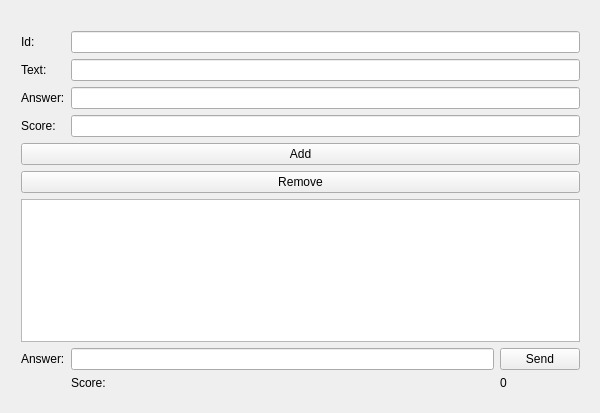
<?xml version="1.0" encoding="UTF-8"?>
<ui version="4.0">
 <class>GUIClass</class>
 <widget class="QWidget" name="GUIClass">
  <property name="geometry">
   <rect>
    <x>0</x>
    <y>0</y>
    <width>600</width>
    <height>413</height>
   </rect>
  </property>
  <property name="windowTitle">
   <string>GUI</string>
  </property>
  <widget class="QWidget" name="verticalLayoutWidget">
   <property name="geometry">
    <rect>
     <x>10</x>
     <y>20</y>
     <width>581</width>
     <height>381</height>
    </rect>
   </property>
   <layout class="QVBoxLayout" name="verticalLayout">
    <item>
     <layout class="QGridLayout" name="gridLayout_3">
      <item row="2" column="1">
       <widget class="QLineEdit" name="questionAnswer"/>
      </item>
      <item row="1" column="0">
       <widget class="QLabel" name="label_5">
        <property name="text">
         <string>Text:</string>
        </property>
       </widget>
      </item>
      <item row="2" column="0">
       <widget class="QLabel" name="label_4">
        <property name="text">
         <string>Answer:</string>
        </property>
       </widget>
      </item>
      <item row="1" column="1">
       <widget class="QLineEdit" name="questionText"/>
      </item>
      <item row="3" column="0">
       <widget class="QLabel" name="label_3">
        <property name="text">
         <string>Score:</string>
        </property>
       </widget>
      </item>
      <item row="0" column="0">
       <widget class="QLabel" name="label_6">
        <property name="text">
         <string>Id:</string>
        </property>
       </widget>
      </item>
      <item row="3" column="1">
       <widget class="QLineEdit" name="QuestionScore"/>
      </item>
      <item row="0" column="1">
       <widget class="QLineEdit" name="questionId"/>
      </item>
     </layout>
    </item>
    <item>
     <widget class="QPushButton" name="addQuestionButton">
      <property name="text">
       <string>Add</string>
      </property>
     </widget>
    </item>
    <item>
     <widget class="QPushButton" name="removeQuestionButton">
      <property name="text">
       <string>Remove</string>
      </property>
     </widget>
    </item>
    <item>
     <widget class="QListWidget" name="listQuestions"/>
    </item>
    <item>
     <layout class="QGridLayout" name="gridLayout">
      <item row="2" column="1">
       <widget class="QLabel" name="label_2">
        <property name="text">
         <string>Score:</string>
        </property>
       </widget>
      </item>
      <item row="1" column="0">
       <widget class="QLabel" name="label">
        <property name="text">
         <string>Answer:</string>
        </property>
       </widget>
      </item>
      <item row="1" column="2">
       <widget class="QPushButton" name="answerButton">
        <property name="text">
         <string>Send</string>
        </property>
       </widget>
      </item>
      <item row="1" column="1">
       <widget class="QLineEdit" name="answerInput"/>
      </item>
      <item row="2" column="2">
       <widget class="QLabel" name="scoreLabel">
        <property name="text">
         <string>0</string>
        </property>
       </widget>
      </item>
     </layout>
    </item>
   </layout>
  </widget>
 </widget>
 <layoutdefault spacing="6" margin="11"/>
 <resources>
  <include location="gui.qrc"/>
 </resources>
 <connections/>
</ui>
